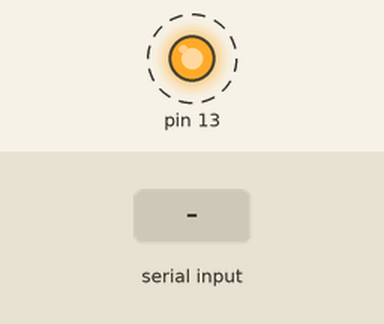
A sketch run on a simulated Arduino Uno, built with avr-gcc and run on an emulated ATmega328P. Parts: output pins drawn as LEDs (lit = HIGH). Dashed ring = blinking. The inputs (shaded band) are chosen by the test bench. What the sketch prints to the serial monitor is not drawn.

Above: at 1.7 s.
1.8 s: "1\n" received over Serial
Timing chart, 0 to 9.5 s (numbered marks = the images above; inputs shaded):
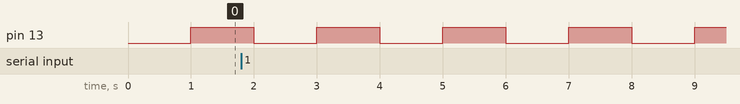

The sketch:

skuskaOSD_nepodstatne.ino
```cpp
//tetno kod je len na skusku ci osd funguje a ci ho viem programovat

void setup() {
  pinMode(13, OUTPUT);

  Serial.begin(115200);
  delay(500);

  Serial.println();
  Serial.println("MINIMOSD SERIAL TEST OK");
  Serial.println("Send text and I will echo it back.");
}

void loop() {
  static unsigned long lastPrint = 0;
  static bool ledState = false;

  if (millis() - lastPrint >= 1000) {
    lastPrint = millis();

    ledState = !ledState;
    digitalWrite(13, ledState);

    Serial.println("alive");
  }

  if (Serial.available()) {
    String input = Serial.readStringUntil('\n');
    Serial.print("RX: ");
    Serial.println(input);
  }
}
```

Measured:
- by itself, pin 13: alternates HIGH for 1.0 s and LOW for 1.0 s
